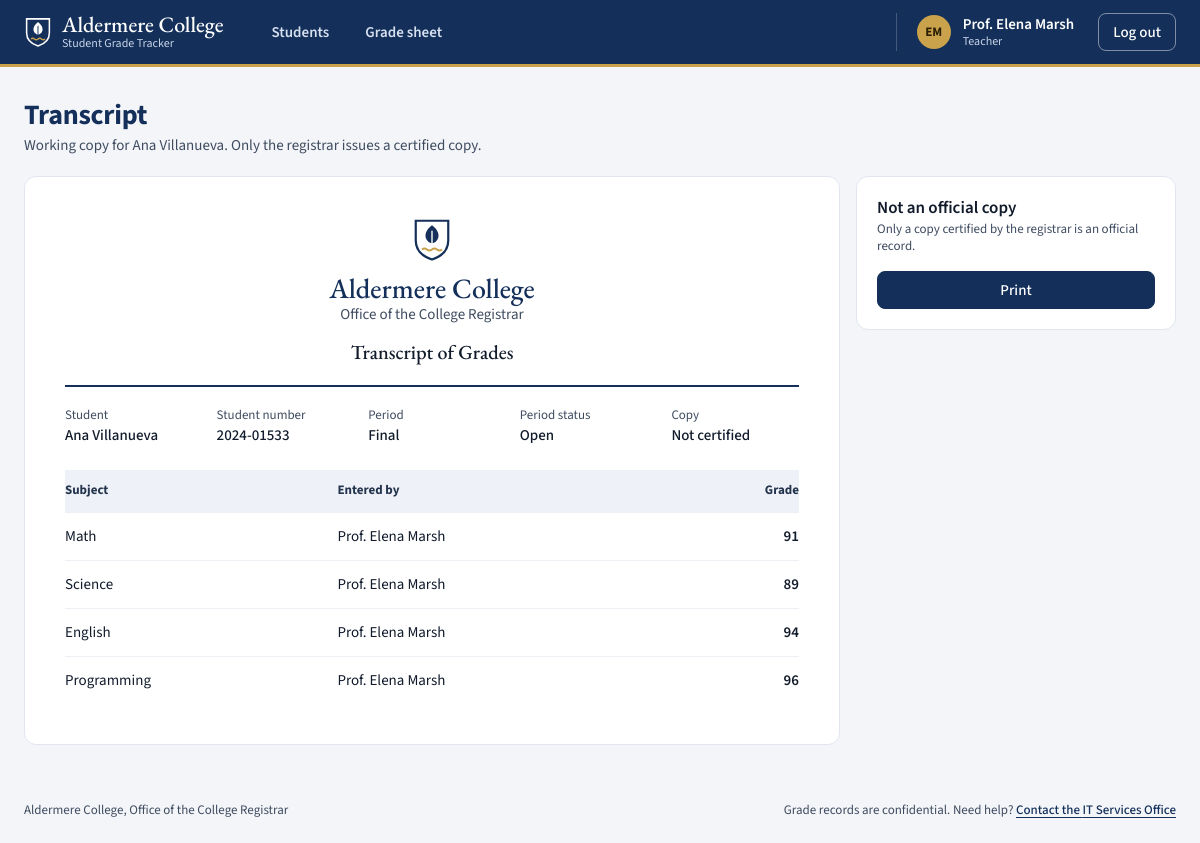
Page /transcript?student_id=8 (signed in) on the committed database.
### tables this page shows
CREATE TABLE users (
    id INTEGER PRIMARY KEY AUTOINCREMENT,
    username TEXT UNIQUE NOT NULL,
    password TEXT NOT NULL,
    role TEXT NOT NULL CHECK(role IN ('student','teacher','academic_admin','registrar','it_admin')),
    is_locked BOOLEAN DEFAULT 0,
    failed_attempts INTEGER DEFAULT 0,
    full_name TEXT,
    student_no TEXT,
    program TEXT,
    year_level INTEGER
);

CREATE TABLE grading_periods (
    id INTEGER PRIMARY KEY AUTOINCREMENT,
    name TEXT UNIQUE NOT NULL,
    status TEXT DEFAULT 'open'
);

CREATE TABLE grades (
    id INTEGER PRIMARY KEY AUTOINCREMENT,
    student_id INTEGER NOT NULL,
    subject TEXT NOT NULL,
    grade INTEGER NOT NULL,
    updated_by TEXT NOT NULL,
    FOREIGN KEY (student_id) REFERENCES users(id)
);

### app.py (the view)
@app.route("/transcript")
def transcript():
    if "username" not in session:
        return redirect("/login")
    user = current_user()
    if not user:
        return redirect("/login")
    try:
        db = get_db()
        period = db.execute("SELECT * FROM grading_periods LIMIT 1").fetchone()
        if user["role"] == "student":
            grades = db.execute(
                GRADES_SELECT + " WHERE grades.student_id=?",
                (user["id"],),
            ).fetchall()
            return render_template("transcript.html", grades=grades, student_id=user["id"], period=period, certified=False)
        if user["role"] not in ("registrar", "academic_admin", "teacher"):
            return "Unauthorized", 403
        student_id = (request.args.get("student_id", "") or "").strip()
        if user["role"] == "teacher" and not student_id:
            return redirect("/grade-sheet")
        if student_id:
            if not valid_id(student_id):
                return "Invalid input.", 400
            grades = db.execute(
                GRADES_SELECT + " WHERE grades.student_id=?",
                (int(student_id),),
            ).fetchall()
            certified = user["role"] == "registrar"
            if certified:
                audit(user["id"], "TRANSCRIPT_GENERATE", f"Transcript for student {student_id} period {period['name']}")
            return render_template("transcript.html", grades=grades, student_id=student_id, period=period, certified=certified, single=True)
        grades = db.execute(GRADES_SELECT).fetchall()
        return render_template("transcript.html", grades=grades, student_id=student_id, period=period, certified=False)
    except Exception as e:
        logging.error(f"transcript failed user={user['username']} err={e}")
        return "An error occurred. Please try again.", 500

### app.py (called while the page is built, shortened)
@app.before_request
def check_csrf():
    if request.method != "POST":
        return None

def get_db():
    db = getattr(g, '_database', None)
    if db is None:
        db = g._database = sqlite3.connect(DATABASE)
        db.row_factory = sqlite3.Row
    return db

@app.teardown_appcontext
def close_connection(exception):
    db = getattr(g, '_database', None)
    if db is not None:
        db.close()

@app.context_processor
def shell_context():
    if "user_id" not in session:
        return {"pass_mark": PASS_MARK}
    try:
        db = get_db()
        shell_user = db.execute("SELECT full_name FROM users WHERE id=?", (session["user_id"],)).fetchone()
        period = db.execute("SELECT * FROM grading_periods LIMIT 1").fetchone()
        pending = db.execute("SELECT COUNT(*) FROM grade_change_requests WHERE status='pending'").fetchone()[0]
    except Exception as e:
        logging.error(f"shell context failed err={e}")
        return {"pass_mark": PASS_MARK}
    return {
        "pass_mark": PASS_MARK,
        "shell_period": period,
        "shell_pending": pending,
        "shell_name": (shell_user["full_name"] if shell_user else None) or session.get("username"),
    }

def valid_id(s):
    try:
        return int(s) > 0
    except (TypeError, ValueError):
        return False

def current_user():
    uid = session.get("user_id")
    if not uid:
        return None
    try:
        if not valid_id(uid):
            session.clear()
            return None
        db = get_db()
        user = db.execute("SELECT * FROM users WHERE id=?", (int(uid),)).fetchone()
        if not user:
            session.clear()
            return None
        if user["is_locked"]:
            session.clear()
            return None
        if session.get("username") != user["username"] or session.get("role") != user["role"]:
            session.clear()
            return None
        return user
    except Exception as e:
        logging.error(f"current_user failed uid={uid} err={e}")
        return None

### templates/transcript.html (shortened to what this page needs)
{% extends 'base.html' %}
{% set single_student = certified or single or session.get('role') == 'student' %}
{% block content %}
{% import '_ui.html' as ui with context %}
<div class="title-row no-print">
    <div>
        <h1>{{ 'Transcript' if single_student else 'Transcripts' }}</h1>
        <p class="sub">
            {% if certified %}Certified copy for {{ grades[0]['student_name'] if grades else 'student ' ~ student_id }}.
            {% elif single_student and session.get('role') != 'student' %}Working copy for {{ grades[0]['student_name'] if grades else 'student ' ~ student_id }}. Only the registrar issues a certified copy.
            {% elif single_student %}Your own copy of this period's grades.
            {% else %}Every grade on the record for this period.{% endif %}
        </p>
    </div>
</div>
<div{% if single_student %} class="split"{% endif %}>
<article class="sheet" aria-labelledby="sheet-title">
    <header class="sheet-head">
        <p class="sheet-college">{{ ui.COLLEGE }}</p>
        <p class="sheet-office">{{ ui.OFFICE }}</p>
        <h2 id="sheet-title">Transcript of Grades</h2>
    </header>
    <dl class="sheet-facts">
        {% if single_student %}
        <div><dt>Student</dt><dd>{{ grades[0]['student_name'] if grades else 'Student ' ~ student_id }}</dd></div>
        {% if grades and grades[0]['student_no'] %}<div><dt>Student number</dt><dd>{{ grades[0]['student_no'] }}</dd></div>{% endif %}
        {% endif %}
        <div><dt>Period</dt><dd>{{ period['name'] }}</dd></div>
        <div><dt>Period status</dt><dd>{{ period['status']|capitalize }}</dd></div>
        <div><dt>Copy</dt><dd>{{ 'Certified' if certified else 'Not certified' }}</dd></div>
    </dl>
    {% if grades %}
    <table class="ledger ledger-sheet">
        <thead>
            <tr>
                <th scope="col">Subject</th>
                <th scope="col">Entered by</th>
                <th scope="col" class="num">Grade</th>
            </tr>
        </thead>
        <tbody>
            {% for g in grades %}
            <tr>
                <td class="{{ 'c-main' if single_student else 'c-by' }}">{{ g['subject'] }}<span class="line-two phone-only">{{ g['updated_by'] }}</span></td>
                <td class="c-by">{{ g['updated_by'] }}</td>
                <td class="num c-grade"><span class="grade">{{ g['grade'] }}</span></td>
            </tr>
            {% endfor %}
        </tbody>
    </table>
    {% else %}
    <p class="empty">No grades on the record.</p>
    {% endif %}
</article>
{% if single_student %}
<aside class="panel no-print" aria-labelledby="print-title">
    <h2 id="print-title">{{ 'Official copy' if certified else 'Not an official copy' }}</h2>
    <p class="meta panel-sub">{% if certified %}Print it or save it as a PDF. Only the sheet goes on the page.{% else %}Only a copy certified by the registrar is an official record.{% endif %}</p>
    <button type="button" class="btn btn-primary btn-wide" data-print>Print</button>
</aside>
{% endif %}
</div>
{% endblock %}

### templates/base.html (shortened to what this page needs)
{% import '_ui.html' as ui %}
{% set role = session.get('role') %}
{% set username = session.get('username') %}
{% set display_name = shell_name or username or '' %}
{% set name_parts = display_name.replace('Prof. ', '').replace('Dr. ', '').split() %}
<!DOCTYPE html>
<html lang="en">
<head>
    <link rel="stylesheet" href="{{ url_for('static', filename='style.css') }}">
</head>
<body>
    <header class="topbar">
        <div class="topbar-in">
            <a class="brand" href="/dashboard">
                <span class="brand-text"><span class="brand-name">{{ ui.COLLEGE }}</span><span class="brand-sub">{{ ui.PORTAL }}</span></span>
            </a>
            <div class="nav-sheet" id="site-nav">
                <nav class="tabs" aria-label="Main">
                    {% macro item(href, label, count=0, also='') %}
                    <a class="tab" href="{{ href }}"{% if request.path == href or (also and request.path.startswith(also)) %} aria-current="page"{% endif %}>
                        <span>{{ label }}</span>
                    </a>
                    {% endmacro %}
                    {% if role == 'teacher' %}
                        {{ item('/dashboard', 'Students', also='/students/') }}
                        {{ item('/grade-sheet', 'Grade sheet') }}
                    {% elif role == 'academic_admin' %}
                        {{ item('/dashboard', 'Grades') }}
                        {{ item('/approvals', 'Approvals', shell_pending or 0) }}
                        {{ item('/transcript', 'Transcripts') }}
                    {% elif role == 'registrar' %}
                        {{ item('/dashboard', 'Grading period') }}
                        {{ item('/transcript', 'Transcripts') }}
                    {% elif role == 'it_admin' %}
                        {{ item('/dashboard', 'Accounts', also='/admin/accounts/') }}
                    {% else %}
                        {{ item('/dashboard', 'My grades') }}
                        {{ item('/transcript', 'My transcript') }}
                    {% endif %}
                </nav>
            </div>
            <div class="account">
                <span class="avatar" aria-hidden="true">{% if name_parts|length > 1 %}{{ name_parts[0][0]|upper }}{{ name_parts[-1][0]|upper }}{% elif name_parts %}{{ name_parts[0][0]|upper }}{% endif %}</span>
                <span class="account-who"><span class="account-name">{{ display_name }}</span><span class="account-role">{{ ui.ROLE_LABELS.get(role, role) }}</span></span>
                <a class="btn btn-quiet btn-sm" href="/logout">Log out</a>
            </div>
        </div>
    </header>
    <main class="canvas" id="main">
        {% block content %}{% endblock %}
    </main>
    <footer class="site-foot no-print">
        <p>{{ ui.COLLEGE }}, {{ ui.OFFICE }}</p>
        <p>Grade records are confidential. Need help? <a href="/forgot-password">Contact the {{ ui.IT_OFFICE.name }}</a></p>
    </footer>
</body>
</html>

### rows in the picture
users: full_name "Prof. Elena Marsh", ROLE_LABELS.get "Teacher"
users: full_name "Ana Villanueva", student_no "2024-01533"
grading_periods: name "Final", status "Open"
grades: subject "Math", updated_by "Prof. Elena Marsh", grade "91"
grades: subject "Science", updated_by "Prof. Elena Marsh", grade "89"
grades: subject "English", updated_by "Prof. Elena Marsh", grade "94"
grades: subject "Programming", updated_by "Prof. Elena Marsh", grade "96"

### other values in the picture
{{ ui.COLLEGE }} "Aldermere College"
{{ ui.PORTAL }} "Student Grade Tracker"
{{ label }} "Students Grade sheet"
{{ name_parts[0][0]|upper }} "E"
{{ name_parts[-1][0]|upper }} "M"
{{ 'Transcript' if single_student else 'Transcripts' }} "Transcript"
{{ ui.OFFICE }} "Office of the College Registrar"
{{ 'Certified' if certified else 'Not certified' }} "Not certified"
{{ 'Official copy' if certified else 'Not an official copy' }} "Not an official copy"
{{ ui.IT_OFFICE.name }} "IT Services Office"
